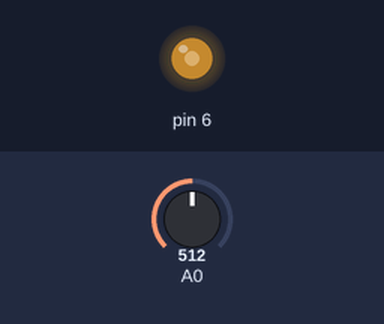
The sketch below on a simulated Arduino Uno, built with avr-gcc and run on an emulated ATmega328P. Parts: output pins drawn as LEDs (lit = HIGH). The inputs (shaded band) are chosen by the test bench; at power-on: A0 = 512.

Above: at 1.2 s.
1.3 s: A0 set to 716
At 2.5 s:
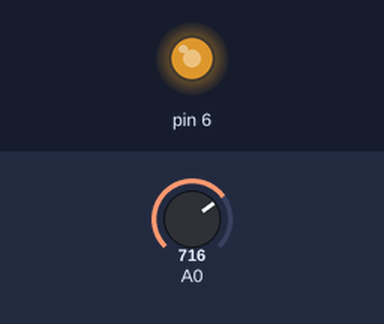
2.8 s: A0 set to 900
At 3.8 s:
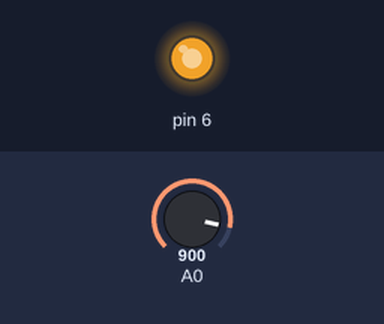
4.3 s: A0 set to 122
At 4.9 s:
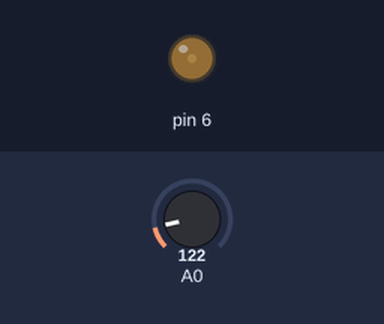
5.8 s: A0 set to 0
At 6.1 s:
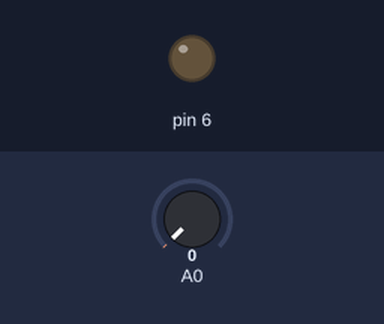
7.3 s: A0 set to 511
At 8.4 s:
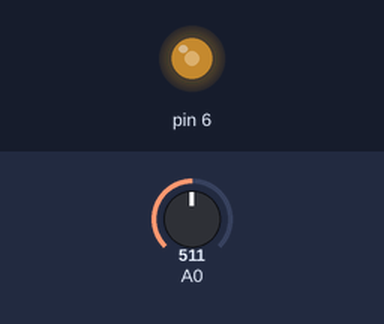
Timing chart, 0 to 9.8 s (numbered marks = the images above; inputs shaded):
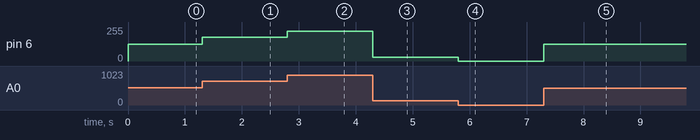

Measured:
- after the input at 1.3 s, pin 6: 127/255 → 178/255 at once
- after the input at 2.8 s, pin 6: 178/255 → 224/255 at once
- after the input at 4.3 s, pin 6: 224/255 → 30/255 at once
- after the input at 5.8 s, pin 6: 30/255 → 0/255 at once
- after the input at 7.3 s, pin 6: 0/255 → 127/255 at once

The sketch:

Tema_8_7.ino
```cpp
// Inicializamos los pines ~6
void setup(){
  pinMode(6, OUTPUT);
}


void loop(){
  analogWrite(6, map(analogRead(A0), 0, 1023, 0, 255));
}
```
